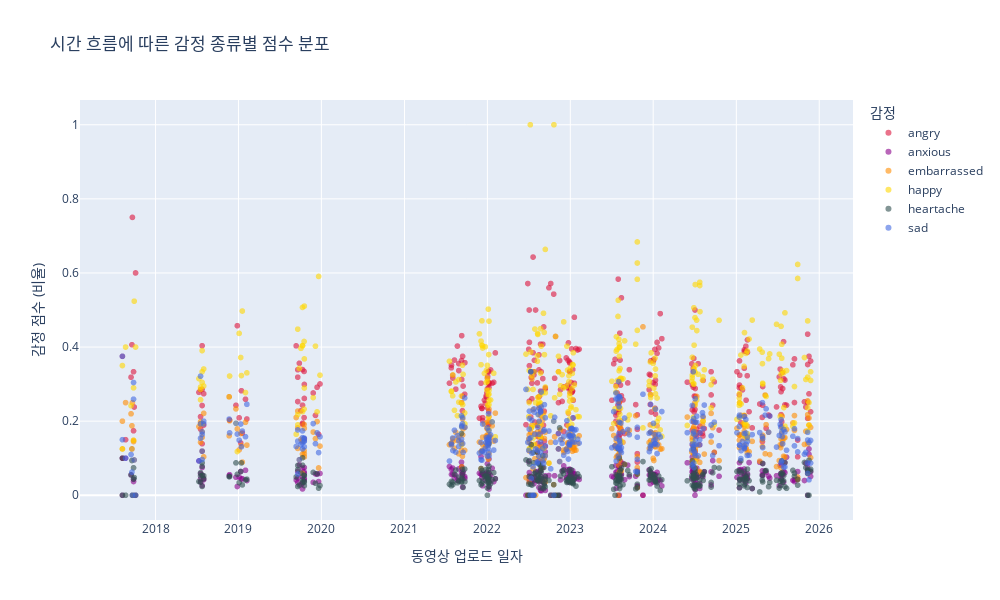

Notebook cell for this chart:
### Code cell
# 2. 동영상 업로드 일자별 감정 추이 (인터랙티브 Scatter Plot)
# 데이터 준비
ts_df = video_df.dropna(subset=['Video Upload Date']).sort_values('Video Upload Date')

# 각 감정별 확률/비율을 시계열로 표현하기 위해 Melt
video_emotion_cols = [col for col in video_df.columns if col.endswith('_ratio') and not col.startswith('avg')]
# 컬럼명 예: angry_ratio -> angry
video_rename_map = {col: col.replace('_ratio', '') for col in video_emotion_cols}

ts_melted = ts_df.melt(
    id_vars=['Video Upload Date', 'video_title', 'program'], 
    value_vars=video_emotion_cols,
    var_name='Emotion', 
    value_name='Score'
)
ts_melted['Emotion'] = ts_melted['Emotion'].map(video_rename_map)

fig2 = px.scatter(
    ts_melted, 
    x='Video Upload Date', 
    y='Score', 
    color='Emotion',
    hover_data=['video_title', 'program'],
    title='시간 흐름에 따른 감정 종류별 점수 분포',
    color_discrete_map=color_map,
    opacity=0.6
)

fig2.update_traces(marker=dict(size=6))

fig2.update_layout(
    xaxis_title='동영상 업로드 일자',
    yaxis_title='감정 점수 (비율)',
    legend_title_text='감정',
    width=1000,
    height=600
)
fig2.show()

### Figure 1 — Plotly figure (JSON) as saved in the notebook; plotly's stock layout.template omitted (floating-point values rounded to 4 significant figures; data arrays with more than 128 entries replaced by an {"elided": "..."} marker saying what was removed)
{"data": [{"customdata": {"elided": "341x2 str values"}, "hovertemplate": "Emotion=angry<br>Video Upload Date=%{x}<br>Score=%{y}<br>video_title=%{customdata[0]}<br>program=%{customdata[1]}<extra></extra>", "legendgroup": "angry", "marker": {"color": "#DC143C", "opacity": 0.6, "size": 6, "symbol": "circle"}, "mode": "markers", "name": "angry", "showlegend": true, "type": "scattergl", "x": {"elided": "341 str values"}, "xaxis": "x", "y": {"elided": "341 float values"}, "yaxis": "y"}, {"customdata": {"elided": "341x2 str values"}, "hovertemplate": "Emotion=anxious<br>Video Upload Date=%{x}<br>Score=%{y}<br>video_title=%{customdata[0]}<br>program=%{customdata[1]}<extra></extra>", "legendgroup": "anxious", "marker": {"color": "#8B008B", "opacity": 0.6, "size": 6, "symbol": "circle"}, "mode": "markers", "name": "anxious", "showlegend": true, "type": "scattergl", "x": {"elided": "341 str values"}, "xaxis": "x", "y": {"elided": "341 float values"}, "yaxis": "y"}, {"customdata": {"elided": "341x2 str values"}, "hovertemplate": "Emotion=embarrassed<br>Video Upload Date=%{x}<br>Score=%{y}<br>video_title=%{customdata[0]}<br>program=%{customdata[1]}<extra></extra>", "legendgroup": "embarrassed", "marker": {"color": "#FF8C00", "opacity": 0.6, "size": 6, "symbol": "circle"}, "mode": "markers", "name": "embarrassed", "showlegend": true, "type": "scattergl", "x": {"elided": "341 str values"}, "xaxis": "x", "y": {"elided": "341 float values"}, "yaxis": "y"}, {"customdata": {"elided": "341x2 str values"}, "hovertemplate": "Emotion=happy<br>Video Upload Date=%{x}<br>Score=%{y}<br>video_title=%{customdata[0]}<br>program=%{customdata[1]}<extra></extra>", "legendgroup": "happy", "marker": {"color": "#FFD700", "opacity": 0.6, "size": 6, "symbol": "circle"}, "mode": "markers", "name": "happy", "showlegend": true, "type": "scattergl", "x": {"elided": "341 str values"}, "xaxis": "x", "y": {"elided": "341 float values"}, "yaxis": "y"}, {"customdata": {"elided": "341x2 str values"}, "hovertemplate": "Emotion=heartache<br>Video Upload Date=%{x}<br>Score=%{y}<br>video_title=%{customdata[0]}<br>program=%{customdata[1]}<extra></extra>", "legendgroup": "heartache", "marker": {"color": "#2F4F4F", "opacity": 0.6, "size": 6, "symbol": "circle"}, "mode": "markers", "name": "heartache", "showlegend": true, "type": "scattergl", "x": {"elided": "341 str values"}, "xaxis": "x", "y": {"elided": "341 float values"}, "yaxis": "y"}, {"customdata": {"elided": "341x2 str values"}, "hovertemplate": "Emotion=sad<br>Video Upload Date=%{x}<br>Score=%{y}<br>video_title=%{customdata[0]}<br>program=%{customdata[1]}<extra></extra>", "legendgroup": "sad", "marker": {"color": "#4169E1", "opacity": 0.6, "size": 6, "symbol": "circle"}, "mode": "markers", "name": "sad", "showlegend": true, "type": "scattergl", "x": {"elided": "341 str values"}, "xaxis": "x", "y": {"elided": "341 float values"}, "yaxis": "y"}], "layout": {"height": 600, "legend": {"title": {"text": "감정"}, "tracegroupgap": 0}, "title": {"text": "시간 흐름에 따른 감정 종류별 점수 분포"}, "width": 1000, "xaxis": {"anchor": "y", "domain": [0, 1], "title": {"text": "동영상 업로드 일자"}}, "yaxis": {"anchor": "x", "domain": [0, 1], "title": {"text": "감정 점수 (비율)"}}}}
